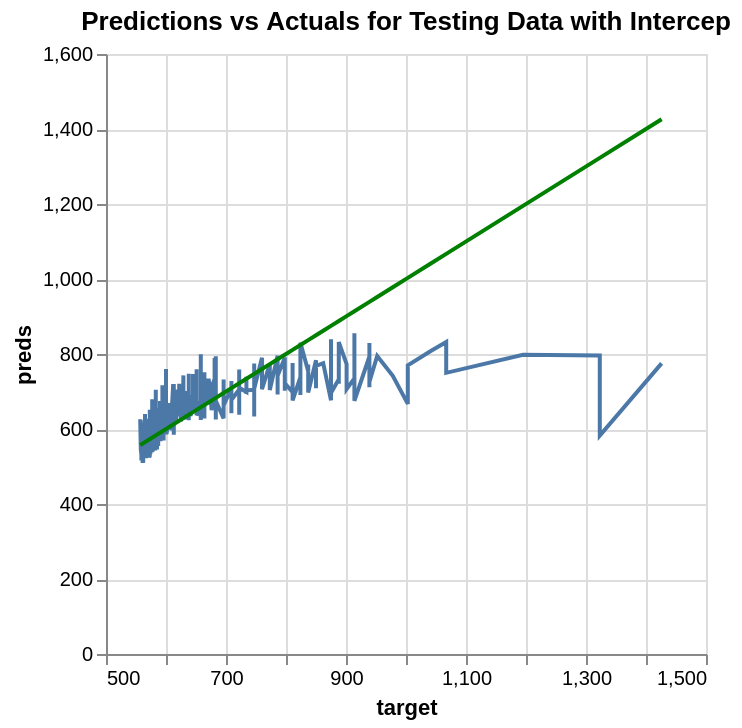

The cell this chart's notebook holds for it:
### Code cell
perfect = alt.Chart(pd.DataFrame({'target': y_test.values.flatten(), 'preds': y_test.values.flatten()})).mark_line(color='green').encode(
    x='target',
    y='preds'
)

pred_chart_test = alt.Chart(pd.DataFrame({'target': y_test.values.flatten(), 'preds': y_test_pred_T.flatten()})).mark_line().encode(
    x='target',
    y='preds'
)

(pred_chart_test + perfect).properties(title = 'Predictions vs Actuals for Testing Data with Intercep')

### Figure 1 — Vega-Lite specification as saved in the notebook (floating-point values rounded to 4 significant figures; data arrays with more than 128 entries replaced by an {"elided": "..."} marker saying what was removed)
{"config": {"view": {"continuousWidth": 300, "continuousHeight": 300}}, "layer": [{"data": {"name": "data-48b06a699afbe2faae071157a6c4356c"}, "mark": {"type": "line"}, "encoding": {"x": {"field": "target", "type": "quantitative"}, "y": {"field": "preds", "type": "quantitative"}}}, {"data": {"name": "data-8a903ab13ceb7442c068a50fdc44af17"}, "mark": {"type": "line", "color": "green"}, "encoding": {"x": {"field": "target", "type": "quantitative"}, "y": {"field": "preds", "type": "quantitative"}}}], "title": "Predictions vs Actuals for Testing Data with Intercep", "$schema": "https://vega.github.io/schema/vega-lite/v5.20.1.json", "datasets": {"data-48b06a699afbe2faae071157a6c4356c": {"elided": "1364 records"}, "data-8a903ab13ceb7442c068a50fdc44af17": {"elided": "1364 records"}}}
